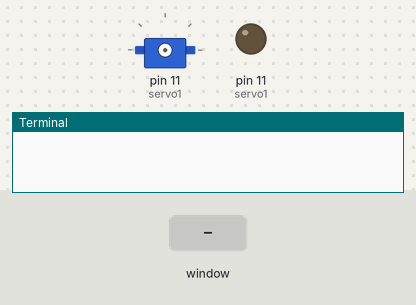
A program run on a simulated Raspberry Pi (header pin numbers). On the bench: servo, output pins drawn as LEDs (lit = HIGH), the last lines printed to the terminal. The test bench sets the inputs (shaded band). The desktop window is not drawn, its controls go by their first labels and the mouse button is held 0.15 s; servo angles are drawn from the pulse width (0.5 ms = 0°, 2.5 ms = 180°).

Above: at 1.2 s.
1.3 s: control labelled "Abriendo" in the window clicked
2.8 s: control labelled "Cerrando" in the window clicked
At 4.0 s:
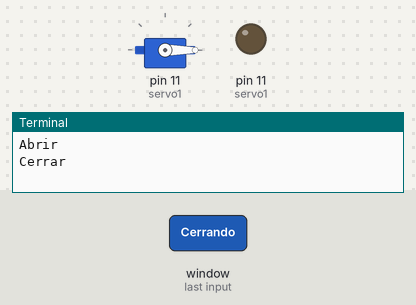
Timing chart, 0 to 5.8 s (numbered marks = the images above; inputs shaded):
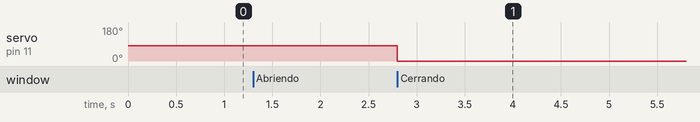

Measured:
- after the input at 2.8 s, servo on pin 11 (servo1): 81° → 0° at once

The program:

MovimientoServoBasicoGrafico2Botones.py
```python
# Importar las librerías
import RPi.GPIO as GPIO
import time
import tkinter as tk # Importar el módulo tkinter y crear el objeto tk

def button1_click(): # Definir la función del primer boton "button1click"
    print("Abrir")   # imprimir en la consola la palabra "Abrir"
    servo1.start(0)  #Inicializar el Modulador de Pulsos (PWM) para que empiece
                     # a correr, pero con el valor inicial de 0 (pulso apagado)

    servo1.ChangeDutyCycle(7) # Mueve el servo a 90 grados

def button2_click(): # Definir la función del primer boton "button1click"
    print("Cerrar")  # imprimir en la consola la palabra "Abrir"
    servo1.ChangeDutyCycle(2) # Mueve el servo a su posición inicial (0 grados)

GPIO.setmode(GPIO.BOARD) # Configurar el modo de numeración de pines GPIO

# Configurar el pin 11 como una salida, y configurar la
# variable servo1 como pin 11 como PWM

GPIO.setup(11,GPIO.OUT)
servo1 = GPIO.PWM(11,50) # OJO, el número 11 es el pin,
                         # y el 50 es el pulso = 50Hz pulse


# Luego creamos dos objetos Botón, pasando la ventana root como primer argumento
# y el texto para mostrar en el botón como argumento de texto.
# Finalmente, llamamos al método pack() en cada botón para agregarlos a la
# ventana.
root = tk.Tk()

button1 = tk.Button(root, text="Abriendo", command=button1_click)
button1.pack()

button2 = tk.Button(root, text="Cerrando", command=button2_click)
button2.pack()

root.mainloop() # Se llama al método mainloop() en el objeto Tk para iniciar
                # el bucle de eventos y mostrar la ventana con los botones.
quit() # El programa termina con código de salida 0
```
